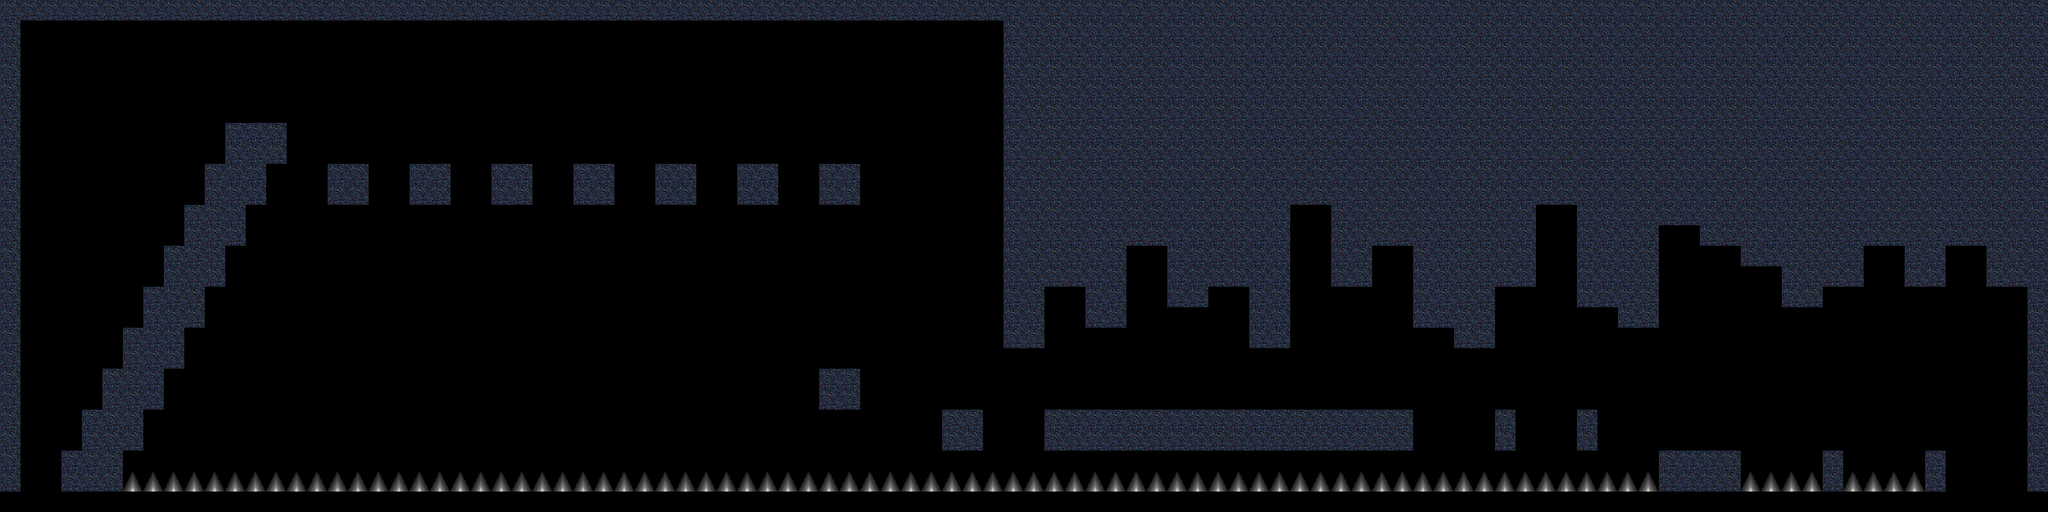

A 2D game scene composited from a Tiled map and its tileset images. What follows is a short description and the map's XML, with every tile layer's data as written:
An orthogonal 100x25 tile map with 32x32 px tiles, 1 tile layer (Tile Layer 1).

<map version="1.0" tiledversion="2017.10.11" orientation="orthogonal" renderorder="right-down" width="100" height="25" tilewidth="32" tileheight="32" infinite="0" nextobjectid="1">
 <tileset firstgid="1" source="testWorldTwo.tsx" />
 <layer name="Tile Layer 1" width="100" height="25">
  <data encoding="csv">
2,2,2,2,2,2,2,2,2,2,2,2,2,2,2,2,2,2,2,2,2,2,2,2,2,2,2,2,2,2,2,2,2,2,2,2,2,2,2,2,2,2,2,2,2,2,2,2,2,2,2,2,2,2,2,2,2,2,2,2,2,2,2,2,2,2,2,2,2,2,2,2,2,2,2,2,2,2,2,2,2,2,2,2,2,2,2,2,2,2,2,2,2,2,2,2,2,2,2,2,
2,0,0,0,0,0,0,0,0,0,0,0,0,0,0,0,0,0,0,0,0,0,0,0,0,0,0,0,0,0,0,0,0,0,0,0,0,0,0,0,0,0,0,0,0,0,0,0,0,2,2,2,2,2,2,2,2,2,2,2,2,2,2,2,2,2,2,2,2,2,2,2,2,2,2,2,2,2,2,2,2,2,2,2,2,2,2,2,2,2,2,2,2,2,2,2,2,2,2,2,
2,0,0,0,0,0,0,0,0,0,0,0,0,0,0,0,0,0,0,0,0,0,0,0,0,0,0,0,0,0,0,0,0,0,0,0,0,0,0,0,0,0,0,0,0,0,0,0,0,2,2,2,2,2,2,2,2,2,2,2,2,2,2,2,2,2,2,2,2,2,2,2,2,2,2,2,2,2,2,2,2,2,2,2,2,2,2,2,2,2,2,2,2,2,2,2,2,2,2,2,
2,0,0,0,0,0,0,0,0,0,0,0,0,0,0,0,0,0,0,0,0,0,0,0,0,0,0,0,0,0,0,0,0,0,0,0,0,0,0,0,0,0,0,0,0,0,0,0,0,2,2,2,2,2,2,2,2,2,2,2,2,2,2,2,2,2,2,2,2,2,2,2,2,2,2,2,2,2,2,2,2,2,2,2,2,2,2,2,2,2,2,2,2,2,2,2,2,2,2,2,
2,0,0,0,0,0,0,0,0,0,0,0,0,0,0,0,0,0,0,0,0,0,0,0,0,0,0,0,0,0,0,0,0,0,0,0,0,0,0,0,0,0,0,0,0,0,0,0,0,2,2,2,2,2,2,2,2,2,2,2,2,2,2,2,2,2,2,2,2,2,2,2,2,2,2,2,2,2,2,2,2,2,2,2,2,2,2,2,2,2,2,2,2,2,2,2,2,2,2,2,
2,0,0,0,0,0,0,0,0,0,0,0,0,0,0,0,0,0,0,0,0,0,0,0,0,0,0,0,0,0,0,0,0,0,0,0,0,0,0,0,0,0,0,0,0,0,0,0,0,2,2,2,2,2,2,2,2,2,2,2,2,2,2,2,2,2,2,2,2,2,2,2,2,2,2,2,2,2,2,2,2,2,2,2,2,2,2,2,2,2,2,2,2,2,2,2,2,2,2,2,
2,0,0,0,0,0,0,0,0,0,0,2,2,2,0,0,0,0,0,0,0,0,0,0,0,0,0,0,0,0,0,0,0,0,0,0,0,0,0,0,0,0,0,0,0,0,0,0,0,2,2,2,2,2,2,2,2,2,2,2,2,2,2,2,2,2,2,2,2,2,2,2,2,2,2,2,2,2,2,2,2,2,2,2,2,2,2,2,2,2,2,2,2,2,2,2,2,2,2,2,
2,0,0,0,0,0,0,0,0,0,0,2,2,2,0,0,0,0,0,0,0,0,0,0,0,0,0,0,0,0,0,0,0,0,0,0,0,0,0,0,0,0,0,0,0,0,0,0,0,2,2,2,2,2,2,2,2,2,2,2,2,2,2,2,2,2,2,2,2,2,2,2,2,2,2,2,2,2,2,2,2,2,2,2,2,2,2,2,2,2,2,2,2,2,2,2,2,2,2,2,
2,0,0,0,0,0,0,0,0,0,2,2,2,0,0,0,2,2,0,0,2,2,0,0,2,2,0,0,2,2,0,0,2,2,0,0,2,2,0,0,2,2,0,0,0,0,0,0,0,2,2,2,2,2,2,2,2,2,2,2,2,2,2,2,2,2,2,2,2,2,2,2,2,2,2,2,2,2,2,2,2,2,2,2,2,2,2,2,2,2,2,2,2,2,2,2,2,2,2,2,
2,0,0,0,0,0,0,0,0,0,2,2,2,0,0,0,2,2,0,0,2,2,0,0,2,2,0,0,2,2,0,0,2,2,0,0,2,2,0,0,2,2,0,0,0,0,0,0,0,2,2,2,2,2,2,2,2,2,2,2,2,2,2,2,2,2,2,2,2,2,2,2,2,2,2,2,2,2,2,2,2,2,2,2,2,2,2,2,2,2,2,2,2,2,2,2,2,2,2,2,
2,0,0,0,0,0,0,0,0,2,2,2,0,0,0,0,0,0,0,0,0,0,0,0,0,0,0,0,0,0,0,0,0,0,0,0,0,0,0,0,0,0,0,0,0,0,0,0,0,2,2,2,2,2,2,2,2,2,2,2,2,2,2,0,0,2,2,2,2,2,2,2,2,2,2,0,0,2,2,2,2,2,2,2,2,2,2,2,2,2,2,2,2,2,2,2,2,2,2,2,
2,0,0,0,0,0,0,0,0,2,2,2,0,0,0,0,0,0,0,0,0,0,0,0,0,0,0,0,0,0,0,0,0,0,0,0,0,0,0,0,0,0,0,0,0,0,0,0,0,2,2,2,2,2,2,2,2,2,2,2,2,2,2,0,0,2,2,2,2,2,2,2,2,2,2,0,0,2,2,2,2,0,0,2,2,2,2,2,2,2,2,2,2,2,2,2,2,2,2,2,
2,0,0,0,0,0,0,0,2,2,2,0,0,0,0,0,0,0,0,0,0,0,0,0,0,0,0,0,0,0,0,0,0,0,0,0,0,0,0,0,0,0,0,0,0,0,0,0,0,2,2,2,2,2,2,0,0,2,2,2,2,2,2,0,0,2,2,0,0,2,2,2,2,2,2,0,0,2,2,2,2,0,0,0,0,2,2,2,2,2,2,0,0,2,2,0,0,2,2,2,
2,0,0,0,0,0,0,0,2,2,2,0,0,0,0,0,0,0,0,0,0,0,0,0,0,0,0,0,0,0,0,0,0,0,0,0,0,0,0,0,0,0,0,0,0,0,0,0,0,2,2,2,2,2,2,0,0,2,2,2,2,2,2,0,0,2,2,0,0,2,2,2,2,2,2,0,0,2,2,2,2,0,0,0,0,0,0,2,2,2,2,0,0,2,2,0,0,2,2,2,
2,0,0,0,0,0,0,2,2,2,0,0,0,0,0,0,0,0,0,0,0,0,0,0,0,0,0,0,0,0,0,0,0,0,0,0,0,0,0,0,0,0,0,0,0,0,0,0,0,2,2,0,0,2,2,0,0,2,2,0,0,2,2,0,0,0,0,0,0,2,2,2,2,0,0,0,0,2,2,2,2,0,0,0,0,0,0,2,2,0,0,0,0,0,0,0,0,0,0,2,
2,0,0,0,0,0,0,2,2,2,0,0,0,0,0,0,0,0,0,0,0,0,0,0,0,0,0,0,0,0,0,0,0,0,0,0,0,0,0,0,0,0,0,0,0,0,0,0,0,2,2,0,0,2,2,0,0,0,0,0,0,2,2,0,0,0,0,0,0,2,2,2,2,0,0,0,0,0,0,2,2,0,0,0,0,0,0,0,0,0,0,0,0,0,0,0,0,0,0,2,
2,0,0,0,0,0,2,2,2,0,0,0,0,0,0,0,0,0,0,0,0,0,0,0,0,0,0,0,0,0,0,0,0,0,0,0,0,0,0,0,0,0,0,0,0,0,0,0,0,2,2,0,0,0,0,0,0,0,0,0,0,2,2,0,0,0,0,0,0,0,0,2,2,0,0,0,0,0,0,0,0,0,0,0,0,0,0,0,0,0,0,0,0,0,0,0,0,0,0,2,
2,0,0,0,0,0,2,2,2,0,0,0,0,0,0,0,0,0,0,0,0,0,0,0,0,0,0,0,0,0,0,0,0,0,0,0,0,0,0,0,0,0,0,0,0,0,0,0,0,0,0,0,0,0,0,0,0,0,0,0,0,0,0,0,0,0,0,0,0,0,0,0,0,0,0,0,0,0,0,0,0,0,0,0,0,0,0,0,0,0,0,0,0,0,0,0,0,0,0,2,
2,0,0,0,0,2,2,2,0,0,0,0,0,0,0,0,0,0,0,0,0,0,0,0,0,0,0,0,0,0,0,0,0,0,0,0,0,0,0,0,2,2,0,0,0,0,0,0,0,0,0,0,0,0,0,0,0,0,0,0,0,0,0,0,0,0,0,0,0,0,0,0,0,0,0,0,0,0,0,0,0,0,0,0,0,0,0,0,0,0,0,0,0,0,0,0,0,0,0,2,
2,0,0,0,0,2,2,2,0,0,0,0,0,0,0,0,0,0,0,0,0,0,0,0,0,0,0,0,0,0,0,0,0,0,0,0,0,0,0,0,2,2,0,0,0,0,0,0,0,0,0,0,0,0,0,0,0,0,0,0,0,0,0,0,0,0,0,0,0,0,0,0,0,0,0,0,0,0,0,0,0,0,0,0,0,0,0,0,0,0,0,0,0,0,0,0,0,0,0,2,
2,0,0,0,2,2,2,0,0,0,0,0,0,0,0,0,0,0,0,0,0,0,0,0,0,0,0,0,0,0,0,0,0,0,0,0,0,0,0,0,0,0,0,0,0,0,2,2,0,0,0,2,2,2,2,2,2,2,2,2,2,2,2,2,2,2,2,2,2,0,0,0,0,2,0,0,0,2,0,0,0,0,0,0,0,0,0,0,0,0,0,0,0,0,0,0,0,0,0,2,
2,0,0,0,2,2,2,0,0,0,0,0,0,0,0,0,0,0,0,0,0,0,0,0,0,0,0,0,0,0,0,0,0,0,0,0,0,0,0,0,0,0,0,0,0,0,2,2,0,0,0,2,2,2,2,2,2,2,2,2,2,2,2,2,2,2,2,2,2,0,0,0,0,2,0,0,0,2,0,0,0,0,0,0,0,0,0,0,0,0,0,0,0,0,0,0,0,0,0,2,
2,0,0,2,2,2,0,0,0,0,0,0,0,0,0,0,0,0,0,0,0,0,0,0,0,0,0,0,0,0,0,0,0,0,0,0,0,0,0,0,0,0,0,0,0,0,0,0,0,0,0,0,0,0,0,0,0,0,0,0,0,0,0,0,0,0,0,0,0,0,0,0,0,0,0,0,0,0,0,0,0,2,2,2,2,0,0,0,0,2,0,0,0,0,2,0,0,0,0,2,
2,0,0,2,2,2,6,6,6,6,6,6,6,6,6,6,6,6,6,6,6,6,6,6,6,6,6,6,6,6,6,6,6,6,6,6,6,6,6,6,6,6,6,6,6,6,6,6,6,6,6,6,6,6,6,6,6,6,6,6,6,6,6,6,6,6,6,6,6,6,6,6,6,6,6,6,6,6,6,6,6,2,2,2,2,6,6,6,6,2,6,6,6,6,2,0,0,0,0,2,
4,4,4,4,4,4,4,4,4,4,4,4,4,4,4,4,4,4,4,4,4,4,4,4,4,4,4,4,4,4,4,4,4,4,4,4,4,4,4,4,4,4,4,4,4,4,4,4,4,4,4,4,4,4,4,4,4,4,4,4,4,4,4,4,4,4,4,4,4,4,4,4,4,4,4,4,4,4,4,4,4,4,4,4,4,4,4,4,4,4,4,4,4,4,4,4,4,4,4,4
</data>
 </layer>
</map>
